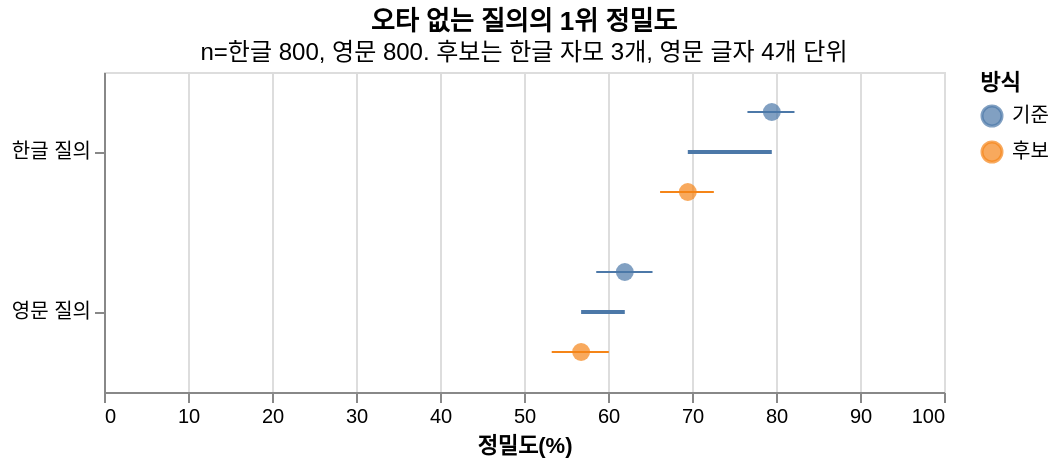

The Vega-Lite source for this figure:
### Vega-Lite specification from a JSON file in a GitHub repository (floating-point values rounded to 4 significant figures)
{"$schema": "https://vega.github.io/schema/vega-lite/v5.json", "title": {"text": "오타 없는 질의의 1위 정밀도", "subtitle": "n=한글 800, 영문 800. 후보는 한글 자모 3개, 영문 글자 4개 단위"}, "width": 420, "height": 160, "data": {"values": [{"group": "한글 질의", "method": "기준", "condition": "base", "value": 79.5, "lo": 76.6, "hi": 82.2}, {"group": "한글 질의", "method": "후보", "condition": "ko-jamo3", "value": 69.5, "lo": 66.2, "hi": 72.6}, {"group": "영문 질의", "method": "기준", "condition": "base", "value": 62.0, "lo": 58.6, "hi": 65.3}, {"group": "영문 질의", "method": "후보", "condition": "en-char4", "value": 56.8, "lo": 53.3, "hi": 60.1}]}, "layer": [{"mark": "line", "encoding": {"x": {"field": "value", "type": "quantitative", "title": "정밀도(%)", "scale": {"domain": [0, 100]}}, "y": {"field": "group", "type": "nominal", "title": null, "sort": null}, "detail": {"field": "group"}}}, {"mark": "errorbar", "encoding": {"x": {"field": "lo", "type": "quantitative", "title": "정밀도(%)"}, "x2": {"field": "hi"}, "y": {"field": "group", "type": "nominal", "title": null, "sort": null}, "yOffset": {"field": "method", "sort": ["기준", "후보"]}, "color": {"field": "method", "type": "nominal", "title": "방식", "sort": ["기준", "후보"]}}}, {"mark": {"type": "point", "filled": true, "size": 80}, "encoding": {"x": {"field": "value", "type": "quantitative", "title": "정밀도(%)", "scale": {"domain": [0, 100]}}, "y": {"field": "group", "type": "nominal", "title": null, "sort": null}, "color": {"field": "method", "type": "nominal", "title": "방식", "sort": ["기준", "후보"]}, "yOffset": {"field": "method", "sort": ["기준", "후보"]}}}]}
